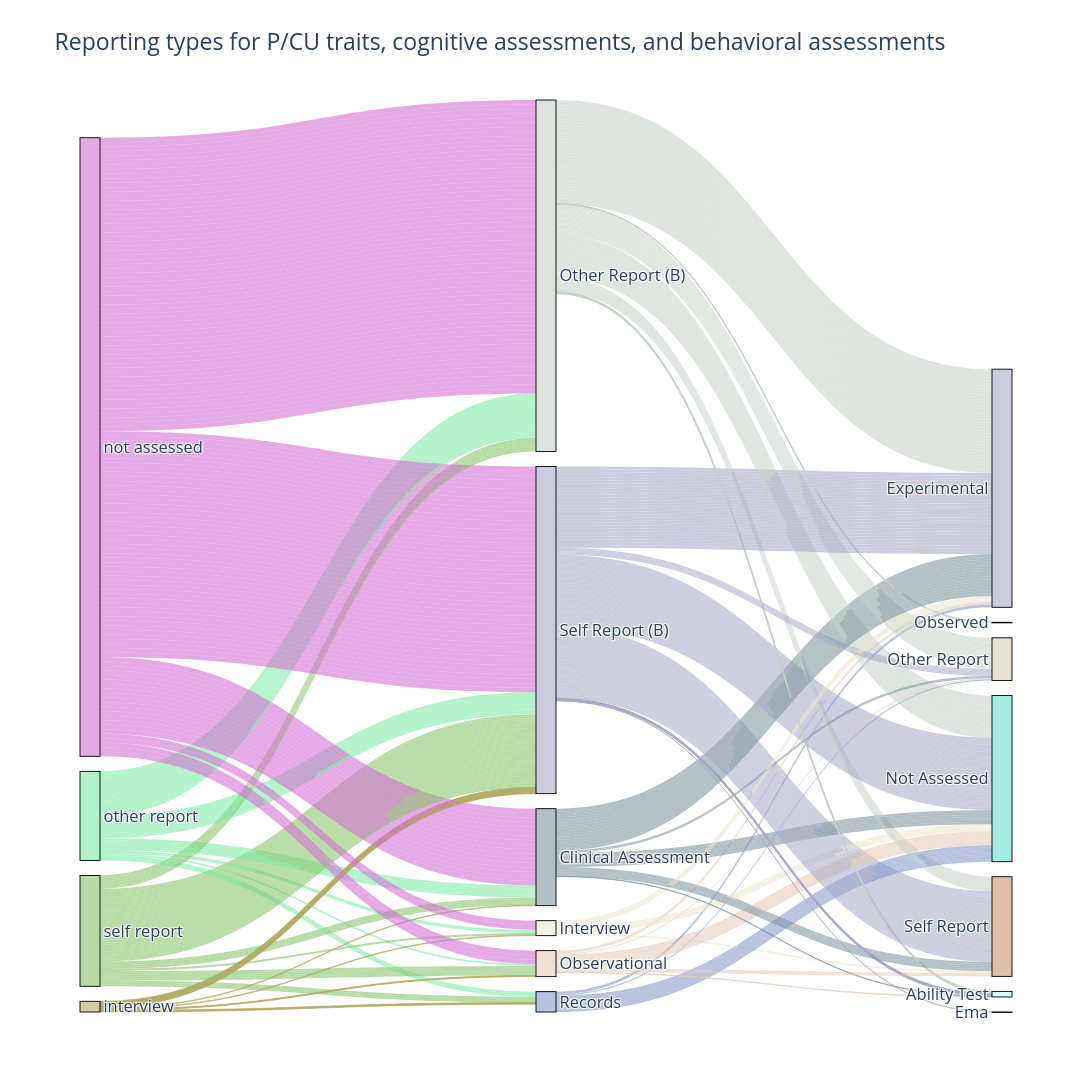

Notebook code cell kept with this figure:
### Markdown cell above
#### Reporting types plot

In this plot, we can see how the reporting types feed into each other for all the variables (answering the question whether studies only using self report for one of the variables are more likely to use self report for other variables as well). In contrast to the other dataframes, the reporting types are not exploded, meaning that studies using multiple reporting types are not fed into multiple measures. The left column is the P/CU trait column, the middle the behavioral and the left column contains the cognitive variable reporting types. For readability, some variable names have been abbreviated (in the behavioral: self report = s, other report = o; in the cognitive: self report = self, other report = other).

### Code cell
# 1. Create unique labels
labels = list(pd.concat([
    df_reports['assessment_type'], 
    df_reports['cognitive_assessment_type'], 
    df_reports['behavioral_assessment_type'],
]).unique())

# 2. Map labels to indices
label_map = {label: idx for idx, label in enumerate(labels)}

# 3. Define sources, targets, and values
sources = df_reports['assessment_type'].map(label_map).tolist() + \
          df_reports['behavioral_assessment_type'].map(label_map).tolist()

targets = df_reports['behavioral_assessment_type'].map(label_map).tolist() + \
            df_reports['cognitive_assessment_type'].map(label_map).tolist()

values = df_reports['assessment_type_count'].tolist() + \
            df_reports['cognitive_assessment_type_count'].tolist()

# 4. Generate pastel colors
import random

def pastel_color():
    r = lambda: random.randint(100, 255)
    return f'rgba({r()},{r()},{r()},0.6)'

label_to_color = {label: pastel_color() for label in labels}
node_color_list = [label_to_color[label] for label in labels]

# 5. Set link colors by source node's color (first half) and middle node (second half)
link_colors = [label_to_color[df_reports['assessment_type'].iloc[i]] 
               for i in range(len(df_reports))] + \
              [label_to_color[df_reports['behavioral_assessment_type'].iloc[i]] 
               for i in range(len(df_reports))]

# 7. Create the figure
fig = go.Figure(data=[go.Sankey(
    node=dict(
        pad=15,
        thickness=20,
        line=dict(color="black", width=0.9),
        label=labels,
        color=node_color_list,
        align="left"
    ),
    link=dict(
        source=sources,
        target=targets,
        value=values,
        color=link_colors,
        customdata=df_reports['nameyear'].tolist() * 2,
        hovertemplate='%{customdata}<extra></extra>'
    )
)])

fig.update_layout(
    title_text="Reporting types for P/CU traits, cognitive assessments, and behavioral assessments",
    font_size=16.5,
    width=1700,
    height=1300,
    hovermode='x'
)
fig.show()

fig.write_html("C:/Users/U727148/Latent_Variable_Supplement/sankey_reports_plot.html", include_plotlyjs="cdn")

### Figure 1 — Plotly figure (JSON) as saved in the notebook; plotly's stock layout.template omitted (floating-point values rounded to 4 significant figures; data arrays with more than 128 entries replaced by an {"elided": "..."} marker saying what was removed)
{"data": [{"link": {"color": {"elided": "530 str values"}, "customdata": {"elided": "530 str values"}, "hovertemplate": "%{customdata}<extra></extra>", "source": {"elided": "530 int values"}, "target": {"elided": "530 int values"}, "value": {"elided": "530 int values"}}, "node": {"align": "left", "color": ["rgba(124,235,165,0.6)", "rgba(133,195,104,0.6)", "rgba(179,171,101,0.6)", "rgba(212,113,212,0.6)", "rgba(168,170,203,0.6)", "rgba(200,151,115,0.6)", "rgba(105,224,207,0.6)", "rgba(216,209,181,0.6)", "rgba(158,218,245,0.6)", "rgba(185,255,252,0.6)", "rgba(156,173,219,0.6)", "rgba(168,170,201,0.6)", "rgba(136,152,203,0.6)", "rgba(127,148,157,0.6)", "rgba(199,210,201,0.6)", "rgba(230,204,184,0.6)", "rgba(237,230,209,0.6)"], "label": ["other report", "self report", "interview", "not assessed", "Experimental", "Self Report", "Not Assessed", "Other Report", "Observed", "Ability Test", "Ema", "Self Report (B)", "Records", "Clinical Assessment", "Other Report (B)", "Observational", "Interview"], "line": {"color": "black", "width": 0.9}, "pad": 15, "thickness": 20}, "type": "sankey"}], "layout": {"font": {"size": 16.5}, "height": 1300, "hovermode": "x", "title": {"text": "Reporting types for P/CU traits, cognitive assessments, and behavioral assessments"}, "width": 1700}}
